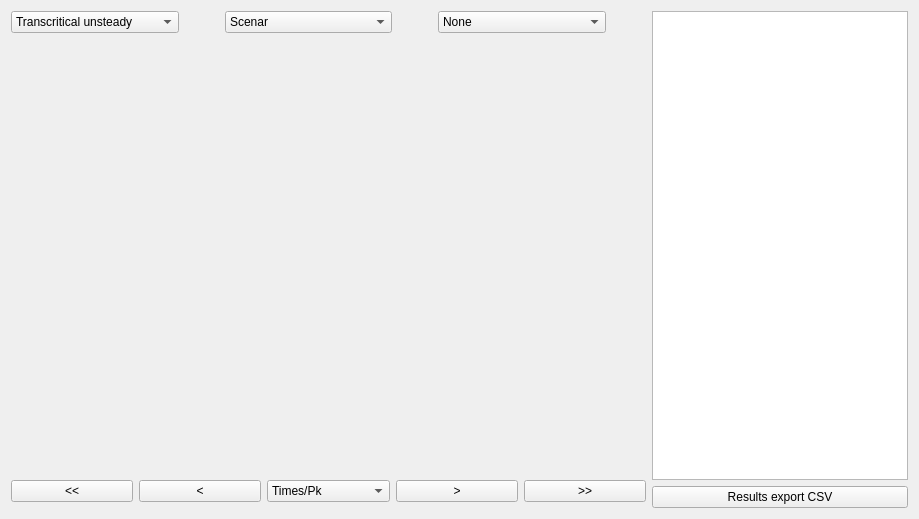
<?xml version="1.0" encoding="UTF-8"?>
<ui version="4.0">
 <class>GraphBasin</class>
 <widget class="QWidget" name="GraphBasin">
  <property name="geometry">
   <rect>
    <x>0</x>
    <y>0</y>
    <width>919</width>
    <height>519</height>
   </rect>
  </property>
  <property name="windowTitle">
   <string>Basin. Results</string>
  </property>
  <layout class="QGridLayout" name="gridLayout">
   <item row="0" column="0">
    <layout class="QVBoxLayout" name="verticalLayout_3">
     <item>
      <layout class="QHBoxLayout" name="horizontalLayout_3">
       <item>
        <layout class="QVBoxLayout" name="verticalLayout">
         <item>
          <layout class="QHBoxLayout" name="horizontalLayout_5">
           <item>
            <widget class="QComboBox" name="comboBox_State">
             <property name="sizePolicy">
              <sizepolicy hsizetype="Expanding" vsizetype="Fixed">
               <horstretch>0</horstretch>
               <verstretch>0</verstretch>
              </sizepolicy>
             </property>
             <item>
              <property name="text">
               <string>Transcritical unsteady</string>
              </property>
             </item>
             <item>
              <property name="text">
               <string>Steady</string>
              </property>
             </item>
             <item>
              <property name="text">
               <string>Unsteady</string>
              </property>
             </item>
            </widget>
           </item>
           <item>
            <spacer name="horizontalSpacer_5">
             <property name="orientation">
              <enum>Qt::Horizontal</enum>
             </property>
             <property name="sizeType">
              <enum>QSizePolicy::Minimum</enum>
             </property>
             <property name="sizeHint" stdset="0">
              <size>
               <width>40</width>
               <height>20</height>
              </size>
             </property>
            </spacer>
           </item>
           <item>
            <widget class="QComboBox" name="comboBox_Scenar">
             <property name="sizePolicy">
              <sizepolicy hsizetype="Expanding" vsizetype="Fixed">
               <horstretch>0</horstretch>
               <verstretch>0</verstretch>
              </sizepolicy>
             </property>
             <item>
              <property name="text">
               <string>Scenar</string>
              </property>
             </item>
            </widget>
           </item>
           <item>
            <spacer name="horizontalSpacer_6">
             <property name="orientation">
              <enum>Qt::Horizontal</enum>
             </property>
             <property name="sizeType">
              <enum>QSizePolicy::Minimum</enum>
             </property>
             <property name="sizeHint" stdset="0">
              <size>
               <width>40</width>
               <height>20</height>
              </size>
             </property>
            </spacer>
           </item>
           <item>
            <widget class="QComboBox" name="comboBox_var1">
             <property name="sizePolicy">
              <sizepolicy hsizetype="Expanding" vsizetype="Fixed">
               <horstretch>0</horstretch>
               <verstretch>0</verstretch>
              </sizepolicy>
             </property>
             <item>
              <property name="text">
               <string>None</string>
              </property>
             </item>
            </widget>
           </item>
           <item>
            <spacer name="horizontalSpacer_7">
             <property name="orientation">
              <enum>Qt::Horizontal</enum>
             </property>
             <property name="sizeType">
              <enum>QSizePolicy::Minimum</enum>
             </property>
             <property name="sizeHint" stdset="0">
              <size>
               <width>40</width>
               <height>20</height>
              </size>
             </property>
            </spacer>
           </item>
          </layout>
         </item>
         <item>
          <widget class="QWidget" name="widget_figure" native="true">
           <property name="sizePolicy">
            <sizepolicy hsizetype="Expanding" vsizetype="Expanding">
             <horstretch>0</horstretch>
             <verstretch>0</verstretch>
            </sizepolicy>
           </property>
          </widget>
         </item>
         <item>
          <layout class="QHBoxLayout" name="horizontalLayout_2">
           <item>
            <widget class="QPushButton" name="bt_reculTot">
             <property name="sizePolicy">
              <sizepolicy hsizetype="Expanding" vsizetype="Fixed">
               <horstretch>0</horstretch>
               <verstretch>0</verstretch>
              </sizepolicy>
             </property>
             <property name="text">
              <string>&lt;&lt;</string>
             </property>
             <property name="default">
              <bool>false</bool>
             </property>
            </widget>
           </item>
           <item>
            <widget class="QPushButton" name="bt_recul">
             <property name="sizePolicy">
              <sizepolicy hsizetype="Expanding" vsizetype="Fixed">
               <horstretch>0</horstretch>
               <verstretch>0</verstretch>
              </sizepolicy>
             </property>
             <property name="text">
              <string>&lt;</string>
             </property>
            </widget>
           </item>
           <item>
            <widget class="QComboBox" name="comboBox_time">
             <property name="sizePolicy">
              <sizepolicy hsizetype="Expanding" vsizetype="Fixed">
               <horstretch>0</horstretch>
               <verstretch>0</verstretch>
              </sizepolicy>
             </property>
             <item>
              <property name="text">
               <string>Times/Pk</string>
              </property>
             </item>
            </widget>
           </item>
           <item>
            <widget class="QPushButton" name="bt_av">
             <property name="sizePolicy">
              <sizepolicy hsizetype="Expanding" vsizetype="Fixed">
               <horstretch>0</horstretch>
               <verstretch>0</verstretch>
              </sizepolicy>
             </property>
             <property name="text">
              <string>&gt;</string>
             </property>
            </widget>
           </item>
           <item>
            <widget class="QPushButton" name="bt_avTot">
             <property name="sizePolicy">
              <sizepolicy hsizetype="Expanding" vsizetype="Fixed">
               <horstretch>0</horstretch>
               <verstretch>0</verstretch>
              </sizepolicy>
             </property>
             <property name="text">
              <string>&gt;&gt;</string>
             </property>
            </widget>
           </item>
          </layout>
         </item>
         <item>
          <widget class="QWidget" name="widget_toolsbar" native="true">
           <property name="maximumSize">
            <size>
             <width>16777215</width>
             <height>16777215</height>
            </size>
           </property>
          </widget>
         </item>
        </layout>
       </item>
       <item>
        <layout class="QVBoxLayout" name="verticalLayout_2">
         <item>
          <widget class="QTableWidget" name="tableWidget_RES">
           <property name="sizePolicy">
            <sizepolicy hsizetype="Preferred" vsizetype="Expanding">
             <horstretch>0</horstretch>
             <verstretch>0</verstretch>
            </sizepolicy>
           </property>
          </widget>
         </item>
         <item>
          <widget class="QPushButton" name="bt_exportCSV">
           <property name="text">
            <string>Results export CSV</string>
           </property>
          </widget>
         </item>
        </layout>
       </item>
      </layout>
     </item>
    </layout>
   </item>
  </layout>
  <action name="actionBt_reculTot">
   <property name="text">
    <string>bt_reculTot</string>
   </property>
  </action>
  <action name="actionBt_recul">
   <property name="text">
    <string>bt_recul</string>
   </property>
  </action>
  <action name="actionBt_av">
   <property name="text">
    <string>bt_av</string>
   </property>
  </action>
  <action name="actionBt_avTot">
   <property name="text">
    <string>bt_avTot</string>
   </property>
  </action>
  <action name="actionBt_exportCSV">
   <property name="text">
    <string>bt_exportCSV</string>
   </property>
  </action>
  <action name="actionComboBox_State">
   <property name="text">
    <string>comboBox_State</string>
   </property>
  </action>
  <action name="actionComboBox_Scenar">
   <property name="text">
    <string>comboBox_Scenar</string>
   </property>
  </action>
  <action name="actionComboBox_var1">
   <property name="text">
    <string>comboBox_var1</string>
   </property>
  </action>
  <action name="actionComboBox_var2">
   <property name="text">
    <string>comboBox_var2</string>
   </property>
  </action>
  <action name="actionTableWidget_RES">
   <property name="text">
    <string>tableWidget_RES</string>
   </property>
  </action>
  <action name="actionComboBox_time">
   <property name="text">
    <string>comboBox_time</string>
   </property>
  </action>
 </widget>
 <resources>
  <include location="../resources.qrc"/>
 </resources>
 <connections>
  <connection>
   <sender>bt_recul</sender>
   <signal>clicked()</signal>
   <receiver>actionBt_recul</receiver>
   <slot>trigger()</slot>
   <hints>
    <hint type="sourcelabel">
     <x>141</x>
     <y>24</y>
    </hint>
    <hint type="destinationlabel">
     <x>-1</x>
     <y>-1</y>
    </hint>
   </hints>
  </connection>
  <connection>
   <sender>bt_reculTot</sender>
   <signal>clicked()</signal>
   <receiver>actionBt_reculTot</receiver>
   <slot>trigger()</slot>
   <hints>
    <hint type="sourcelabel">
     <x>53</x>
     <y>24</y>
    </hint>
    <hint type="destinationlabel">
     <x>-1</x>
     <y>-1</y>
    </hint>
   </hints>
  </connection>
  <connection>
   <sender>bt_av</sender>
   <signal>clicked()</signal>
   <receiver>actionBt_av</receiver>
   <slot>trigger()</slot>
   <hints>
    <hint type="sourcelabel">
     <x>228</x>
     <y>24</y>
    </hint>
    <hint type="destinationlabel">
     <x>-1</x>
     <y>-1</y>
    </hint>
   </hints>
  </connection>
  <connection>
   <sender>bt_avTot</sender>
   <signal>clicked()</signal>
   <receiver>actionBt_avTot</receiver>
   <slot>trigger()</slot>
   <hints>
    <hint type="sourcelabel">
     <x>316</x>
     <y>24</y>
    </hint>
    <hint type="destinationlabel">
     <x>-1</x>
     <y>-1</y>
    </hint>
   </hints>
  </connection>
  <connection>
   <sender>bt_exportCSV</sender>
   <signal>clicked()</signal>
   <receiver>actionBt_exportCSV</receiver>
   <slot>trigger()</slot>
   <hints>
    <hint type="sourcelabel">
     <x>778</x>
     <y>752</y>
    </hint>
    <hint type="destinationlabel">
     <x>-1</x>
     <y>-1</y>
    </hint>
   </hints>
  </connection>
  <connection>
   <sender>comboBox_State</sender>
   <signal>currentIndexChanged(QString)</signal>
   <receiver>actionComboBox_State</receiver>
   <slot>trigger()</slot>
   <hints>
    <hint type="sourcelabel">
     <x>47</x>
     <y>85</y>
    </hint>
    <hint type="destinationlabel">
     <x>-1</x>
     <y>-1</y>
    </hint>
   </hints>
  </connection>
  <connection>
   <sender>comboBox_Scenar</sender>
   <signal>currentIndexChanged(QString)</signal>
   <receiver>actionComboBox_Scenar</receiver>
   <slot>trigger()</slot>
   <hints>
    <hint type="sourcelabel">
     <x>168</x>
     <y>85</y>
    </hint>
    <hint type="destinationlabel">
     <x>-1</x>
     <y>-1</y>
    </hint>
   </hints>
  </connection>
  <connection>
   <sender>comboBox_var1</sender>
   <signal>currentIndexChanged(QString)</signal>
   <receiver>actionComboBox_var1</receiver>
   <slot>trigger()</slot>
   <hints>
    <hint type="sourcelabel">
     <x>289</x>
     <y>85</y>
    </hint>
    <hint type="destinationlabel">
     <x>-1</x>
     <y>-1</y>
    </hint>
   </hints>
  </connection>
  <connection>
   <sender>comboBox_time</sender>
   <signal>currentIndexChanged(QString)</signal>
   <receiver>actionComboBox_time</receiver>
   <slot>trigger()</slot>
   <hints>
    <hint type="sourcelabel">
     <x>546</x>
     <y>85</y>
    </hint>
    <hint type="destinationlabel">
     <x>-1</x>
     <y>-1</y>
    </hint>
   </hints>
  </connection>
 </connections>
</ui>
